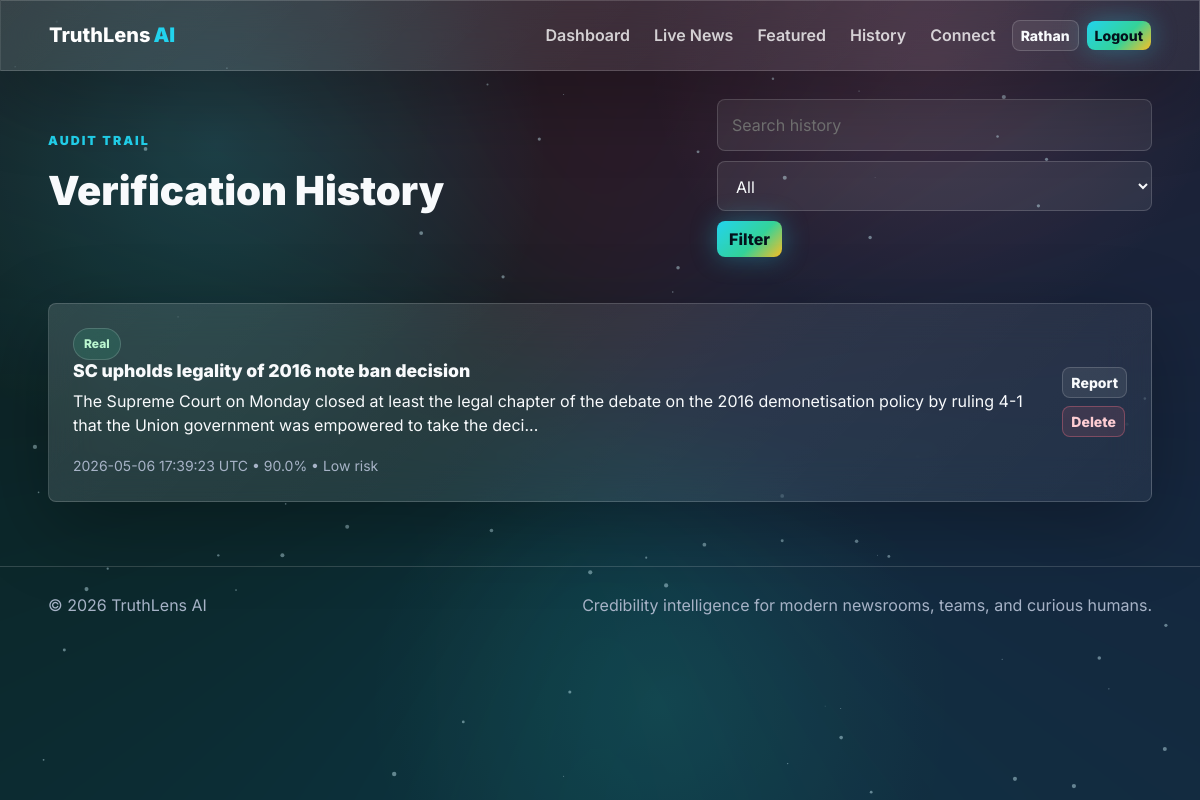
The app's page /history (signed in) with its own data.
### tables this page shows
CREATE TABLE users (
        id INTEGER PRIMARY KEY AUTOINCREMENT,
        name TEXT NOT NULL,
        email TEXT NOT NULL UNIQUE,
        password_hash TEXT NOT NULL,
        is_admin INTEGER DEFAULT 0,
        is_blocked INTEGER DEFAULT 0,
        reset_token TEXT,
        reset_requested_at TEXT,
        created_at TEXT DEFAULT CURRENT_TIMESTAMP
    );

CREATE TABLE verifications (
        id INTEGER PRIMARY KEY AUTOINCREMENT,
        user_id INTEGER NOT NULL,
        headline TEXT,
        content TEXT,
        source_url TEXT,
        verdict TEXT,
        confidence REAL,
        risk_level TEXT,
        analysis_json TEXT,
        created_at TEXT,
        FOREIGN KEY (user_id) REFERENCES users(id) ON DELETE CASCADE
    );

### app.py (the view)
    @app.route("/history")
    @login_required
    def history():
        q = request.args.get("q", "").strip()
        verdict = request.args.get("verdict", "").strip()
        sql = "SELECT * FROM verifications WHERE user_id = ?"
        params = [session["user_id"]]
        if q:
            sql += " AND (headline LIKE ? OR content LIKE ?)"
            params += [f"%{q}%", f"%{q}%"]
        if verdict:
            sql += " AND verdict = ?"
            params.append(verdict)
        sql += " ORDER BY created_at DESC"
        rows = query_all(sql, tuple(params))
        return render_template("history.html", rows=rows, q=q, verdict=verdict)

### app.py (called while the page is built)
def connect_db():
    conn = sqlite3.connect(DB_PATH)
    conn.row_factory = sqlite3.Row
    conn.execute("PRAGMA foreign_keys = ON")
    return conn

def query_one(sql, params=()):
    with connect_db() as conn:
        return conn.execute(sql, params).fetchone()

def query_all(sql, params=()):
    with connect_db() as conn:
        return conn.execute(sql, params).fetchall()

def get_current_user():
    user_id = session.get("user_id")
    if not user_id:
        return None
    return query_one("SELECT * FROM users WHERE id = ?", (user_id,))

def login_required(fn):
    @wraps(fn)
    def wrapper(*args, **kwargs):
        if not session.get("user_id"):
            flash("Please sign in to continue.", "warning")
            return redirect(url_for("login"))
        user = get_current_user()
        if user and user["is_blocked"]:
            session.clear()
            flash("This account is blocked.", "danger")
            return redirect(url_for("login"))
        return fn(*args, **kwargs)
    return wrapper

### templates/history.html (shortened to what this page needs)
{% extends "base.html" %}
{% block content %}
<section class="content-shell">
  <div class="section-head">
    <div><p class="eyebrow">Audit trail</p><h1>Verification History</h1></div>
    <form class="search-row"><input name="q" value="{{ q }}" placeholder="Search history"><select name="verdict"><option value="">All</option></select><button class="btn btn-neon">Filter</button></form>
  </div>
  <div class="history-list">
    {% for row in rows %}
    <article class="history-card glass-panel" data-aos="fade-up">
      <div><span class="verdict {{ row.verdict|lower }}">{{ row.verdict }}</span><h2>{{ row.headline or 'Untitled verification' }}</h2><p>{{ row.content[:180] }}{% if row.content|length > 180 %}...{% endif %}</p><small>{{ row.created_at }} • {{ row.confidence }}% • {{ row.risk_level }} risk</small></div>
      <div class="history-actions">
        <a class="btn btn-ghost btn-sm" href="{{ url_for('report', verification_id=row.id) }}">Report</a>
        <form method="post" action="{{ url_for('delete_history', verification_id=row.id) }}"><button class="btn btn-danger-soft btn-sm">Delete</button></form>
      </div>
    </article>
    {% else %}
    <div class="empty-state glass-panel">No verification history yet.</div>
    {% endfor %}
  </div>
</section>
{% endblock %}

### templates/base.html (shortened to what this page needs)
<!doctype html>
<html lang="en" data-theme="dark">
<head>
  <link href="https://cdn.jsdelivr.net/npm/bootstrap@5.3.3/dist/css/bootstrap.min.css" rel="stylesheet">
  <link href="https://cdnjs.cloudflare.com/ajax/libs/aos/2.3.4/aos.css" rel="stylesheet">
  <link rel="stylesheet" href="{{ url_for('static', filename='css/style.css') }}">
</head>
<body>
  <div class="aurora"></div>
  <canvas id="particleCanvas" aria-hidden="true"></canvas>
  <nav class="navbar navbar-expand-lg glass-nav sticky-top">
    <div class="container-fluid px-3 px-lg-5">
      <a class="navbar-brand brand" href="{{ url_for('index') }}"><span>TruthLens</span><b>AI</b></a>
      <div class="collapse navbar-collapse" id="navMenu">
        <ul class="navbar-nav ms-auto align-items-lg-center gap-lg-2">
          {% if current_user %}
            <li class="nav-item"><a class="nav-link" href="{{ url_for('dashboard') }}">Dashboard</a></li>
            <li class="nav-item"><a class="nav-link" href="{{ url_for('live_news') }}">Live News</a></li>
            <li class="nav-item"><a class="nav-link" href="{{ url_for('featured') }}">Featured</a></li>
            <li class="nav-item"><a class="nav-link" href="{{ url_for('history') }}">History</a></li>
            {% if is_admin %}
              <li class="nav-item"><a class="nav-link admin-link" href="{{ url_for('admin_dashboard') }}">Admin</a></li>
            {% else %}
              <li class="nav-item"><a class="nav-link" href="{{ url_for('connect') }}">Connect</a></li>
            {% endif %}
            <li class="nav-item"><a class="btn btn-sm btn-ghost" href="{{ url_for('profile') }}">{{ current_user.name }}</a></li>
            <li class="nav-item"><a class="btn btn-sm btn-neon" href="{{ url_for('logout') }}">Logout</a></li>
          {% else %}
            <li class="nav-item"><a class="nav-link" href="{{ url_for('login') }}">Login</a></li>
            <li class="nav-item"><a class="btn btn-sm btn-neon" href="{{ url_for('register') }}">Start Free</a></li>
          {% endif %}
        </ul>
      </div>
    </div>
  </nav>
  <main class="page-shell">
    {% block content %}{% endblock %}
  </main>
  <footer class="footer-glass">
    <span>© {{ current_year }} TruthLens AI</span>
    <span>Credibility intelligence for modern newsrooms, teams, and curious humans.</span>
  </footer>
</body>
</html>

### static/css/style.css (style rules this page uses)
:root { --bg: #070914; --panel: rgba(255, 255, 255, 0.085); --panel-strong: rgba(255, 255, 255, 0.14); --line: rgba(255, 255, 255, 0.16); --text: #f8fafc; --muted: #a7b3c7; --cyan: #22d3ee; --green: #34d399; --pink: #fb7185; --amber: #fbbf24; --blue: #60a5fa; }
* { box-sizing: border-box; }
html { scroll-behavior: smooth; }
body { min-height: 100vh; margin: 0; font-family: Inter, system-ui, -apple-system, BlinkMacSystemFont, "Segoe UI", sans-serif; color: var(--text); background: radial-gradient(circle at 18% 18%, rgba(34, 211, 238, 0.18), transparent 28%), radial-gradient(circle at 78% 6%, rgba(251, 113, 133, 0.14), transparent 24%), radial-gradient(circle at 55% 88%, rgba(52, 211, 153, 0.12), transparent 30%), var(--bg); overflow-x: hidden; }
a { color: inherit; text-decoration: none; }
#particleCanvas { position: fixed; inset: 0; z-index: -1; opacity: .6; }
.aurora { position: fixed; inset: -25%; z-index: -2; background: conic-gradient(from 180deg, rgba(34, 211, 238, .22), rgba(52, 211, 153, .14), rgba(251, 113, 133, .16), rgba(96, 165, 250, .18), rgba(34, 211, 238, .22)); filter: blur(80px); animation: drift 18s linear infinite; }
.glass-nav, .glass-panel, .mini-card, .news-card, .history-card { border: 1px solid var(--line); background: linear-gradient(135deg, rgba(255,255,255,.13), rgba(255,255,255,.055)); box-shadow: 0 24px 80px rgba(0, 0, 0, .28); backdrop-filter: blur(22px); }
.glass-nav { padding: .9rem 0; }
.brand { font-weight: 800; letter-spacing: 0; }
.brand span { color: #fff; }
.brand b { color: var(--cyan); margin-left: 3px; }
.nav-link { color: rgba(255,255,255,.78); font-weight: 600; }
.page-shell { width: min(1440px, 100%); margin: 0 auto; padding: 28px clamp(16px, 4vw, 54px) 64px; }
.footer-glass { display: flex; justify-content: space-between; gap: 18px; padding: 26px clamp(16px, 4vw, 54px); color: var(--muted); border-top: 1px solid var(--line); }
.btn { border-radius: 8px; font-weight: 800; letter-spacing: 0; transition: transform .25s ease, box-shadow .25s ease, border .25s ease; }
.btn-neon { border: 0; color: #04111c; background: linear-gradient(135deg, var(--cyan), var(--green) 58%, var(--amber)); box-shadow: 0 0 26px rgba(34, 211, 238, .35); }
.btn-ghost { color: var(--text); border: 1px solid var(--line); background: rgba(255,255,255,.08); }
.btn-danger-soft { color: #fecdd3; border: 1px solid rgba(251,113,133,.35); background: rgba(251,113,133,.11); }
.eyebrow { color: var(--cyan); text-transform: uppercase; font-size: .78rem; font-weight: 900; letter-spacing: .16em; }
.status-pill, .tag-row b, .verdict { display: inline-flex; border-radius: 999px; padding: 6px 10px; font-weight: 800; font-size: .75rem; background: rgba(255,255,255,.1); border: 1px solid var(--line); }
.auth-card h1, .section-head h1, .workspace h1, .content-shell h1 { font-weight: 900; letter-spacing: 0; }
input, textarea, select { width: 100%; border: 1px solid var(--line); border-radius: 8px; padding: 13px 14px; color: var(--text); background: rgba(255,255,255,.075); outline: none; }
select option { color: #111827; }
.side-rail, .workspace, .content-shell .glass-panel, .contact-copy, .contact-form { border-radius: 8px; padding: 24px; }
.section-head { display: flex; justify-content: space-between; align-items: center; gap: 20px; margin-bottom: 24px; }
.content-shell { display: grid; gap: 22px; }
.search-row { display: flex; gap: 10px; flex-wrap: wrap; align-items: center; }
.search-row input { min-width: 220px; }
.news-card span, .article-body span, small { color: var(--muted); }
.news-card h2, .article-card h2, .history-card h2 { font-size: 1.1rem; font-weight: 850; }
.history-list { display: grid; gap: 14px; }
.history-card { display: flex; justify-content: space-between; gap: 18px; align-items: center; border-radius: 8px; padding: 18px; }
.history-actions { display: flex; flex-direction: column; gap: 8px; }
.verdict.real { color: #bbf7d0; background: rgba(52,211,153,.14); }

### records on screen
users: name "Rathan"
verifications: verdict "Real", headline "SC upholds legality of 2016 note ban decision", content "The Supreme Court on Monday closed at least the legal chapter of the debate on the 2016 demonetisation policy by ruling 4-1 that the Union government was empowered to take the deci", created_at "2026-05-06 17:39:23 UTC", confidence "90.0", risk_level "Low"
